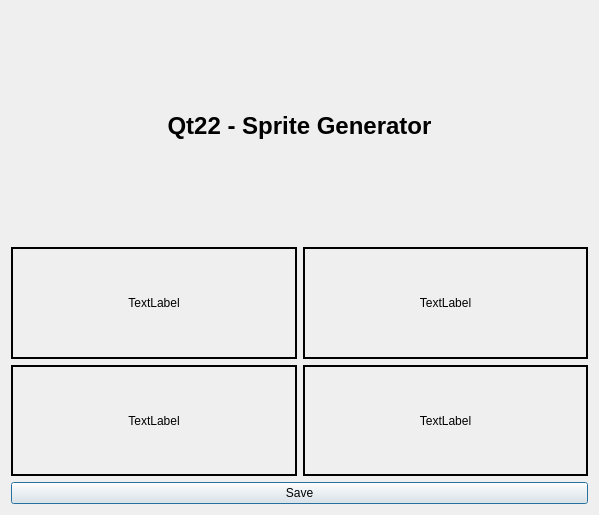
<?xml version="1.0" encoding="UTF-8"?>
<ui version="4.0">
 <class>Dialog</class>
 <widget class="QDialog" name="Dialog">
  <property name="geometry">
   <rect>
    <x>0</x>
    <y>0</y>
    <width>599</width>
    <height>515</height>
   </rect>
  </property>
  <property name="windowTitle">
   <string>Dialog</string>
  </property>
  <layout class="QVBoxLayout" name="verticalLayout">
   <item>
    <widget class="QLabel" name="label">
     <property name="font">
      <font>
       <pointsize>18</pointsize>
       <weight>75</weight>
       <bold>true</bold>
      </font>
     </property>
     <property name="text">
      <string>Qt22 - Sprite Generator</string>
     </property>
     <property name="alignment">
      <set>Qt::AlignCenter</set>
     </property>
    </widget>
   </item>
   <item>
    <layout class="QGridLayout" name="gridLayout">
     <item row="0" column="0">
      <widget class="QLabel" name="label1">
       <property name="frameShape">
        <enum>QFrame::WinPanel</enum>
       </property>
       <property name="text">
        <string>TextLabel</string>
       </property>
       <property name="alignment">
        <set>Qt::AlignCenter</set>
       </property>
      </widget>
     </item>
     <item row="0" column="1">
      <widget class="QLabel" name="label2">
       <property name="frameShape">
        <enum>QFrame::WinPanel</enum>
       </property>
       <property name="text">
        <string>TextLabel</string>
       </property>
       <property name="alignment">
        <set>Qt::AlignCenter</set>
       </property>
      </widget>
     </item>
     <item row="1" column="0">
      <widget class="QLabel" name="label3">
       <property name="frameShape">
        <enum>QFrame::WinPanel</enum>
       </property>
       <property name="text">
        <string>TextLabel</string>
       </property>
       <property name="alignment">
        <set>Qt::AlignCenter</set>
       </property>
      </widget>
     </item>
     <item row="1" column="1">
      <widget class="QLabel" name="label4">
       <property name="frameShape">
        <enum>QFrame::WinPanel</enum>
       </property>
       <property name="text">
        <string>TextLabel</string>
       </property>
       <property name="alignment">
        <set>Qt::AlignCenter</set>
       </property>
      </widget>
     </item>
    </layout>
   </item>
   <item>
    <widget class="QPushButton" name="saveButton">
     <property name="text">
      <string>Save</string>
     </property>
    </widget>
   </item>
  </layout>
 </widget>
 <layoutdefault spacing="6" margin="11"/>
 <resources/>
 <connections/>
</ui>
